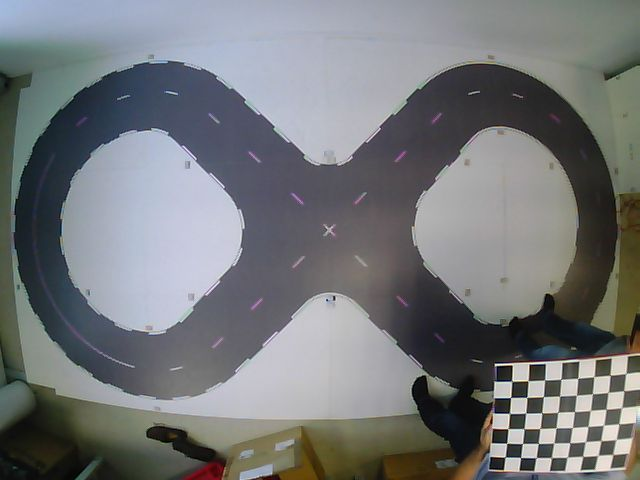
#> input picture computer/gps_camera_calib_folder/calibration1.bmp, 640 x 480 px
$ python gps_camera_roi.py --image calibration1.bmp   (Python 2 division)
#> lines starting #> are read from the running program, lines starting #| are printed output that depends on the picture; long printed decimals are rounded
#!/usr/bin/env python
# -*- coding: utf-8 -

"""
"""

# ----------------------  IMPORTS  -------------------------
import argparse

import cv2
import numpy as np
import pickle

from basics import Line

WIN_WIDTH = 1024
WIN_HEIGHT = 768
CIRCUIT_WIDTH = 4710.  # Unit milimeter
CIRCUIT_HEIGHT = 2325. # Unit milimeter

def parseArguments():
    """
    Parse the command line.
    @return a list of arguments
    """
    parser = argparse.ArgumentParser(
        description="Defines a region of interest.", )

    parser.add_argument("-i", "--image", dest="image", required=True,
                        help="input source path")

    return parser.parse_args()


def nothing(position):
    # print position
    pass

def setXYBounds(image):
    """
    Define a strip of interest by retrieving the Y bounds.
    :param image: image to process
    :return: a tuple with Y bounds
    """
    height, width = image.shape[:2]
    yMin, yMax = height * 5 // 100, height * 95 // 100
    xMin, xMax = width * 5 // 100, width * 95 // 100

    cv2.namedWindow('ROI', cv2.WINDOW_NORMAL)
    cv2.resizeWindow('ROI', WIN_WIDTH, WIN_HEIGHT)
    cv2.createTrackbar('Top', 'ROI', yMin, height, nothing)
    cv2.createTrackbar('Bottom', 'ROI', yMax, height, nothing)
    cv2.createTrackbar('Left', 'ROI', xMin, width, nothing)
    cv2.createTrackbar('Right', 'ROI', xMax, width, nothing)


    while (1):
        output = image.copy()

        yMin = cv2.getTrackbarPos('Top', 'ROI')
        yMax = cv2.getTrackbarPos('Bottom', 'ROI')
        xMin = cv2.getTrackbarPos('Left', 'ROI')
        xMax = cv2.getTrackbarPos('Right', 'ROI')

        cv2.line(output, (0, yMin), (width - 1, yMin), (0, 255, 255), 1)
        cv2.line(output, (0, yMax), (width - 1, yMax), (0, 255, 255), 1)
        cv2.line(output, (xMin, 0), (xMin, height - 1), (0, 255, 255), 1)
        cv2.line(output, (xMax, 0), (xMax, height - 1), (0, 255, 255), 1)
        cv2.line(output, (xMin, yMin), (xMax, yMax), (0, 0, 255), 1)
        cv2.line(output, (xMin, yMax), (xMax, yMin), (0, 0, 255), 1)

        cv2.imshow('ROI', output)
        key = cv2.waitKey(1) & 0xFF
        if key == 27:
            break

    return xMin, xMax, yMin, yMax


def setXYBoundsForCropping(image,roi):
    """
    Define a strip of interest by retrieving the Y bounds.
    :param image: image to process
    :return: a tuple with Y bounds
    """

    # Retreive the first zone coord
    xMin = roi[0]
    xMax = roi[2]
    yMin = roi[1]
    yMax = roi[5]

    # Determine the (x0,y0) for center
    x0 = (xMax - xMin) // 2
    y0 = (yMax - yMin) // 2

    # Compute and determine equation for diagonale
    lines_x = []
    lines_y = []
    lines_x.append(xMin)
    lines_x.append(xMax)
    lines_y.append(yMin)
    lines_y.append(yMax)

    lines_x1 = []
    lines_y1 = []
    lines_x1.append(xMin)
    lines_x1.append(xMax)
    lines_y1.append(yMax)
    lines_y1.append(yMin)


    m, b = np.polyfit(lines_x, lines_y, 1)  # y = m*x + b
    m1, b1 = np.polyfit(lines_x1, lines_y1, 1) # y = m1*x + b1

    XMin = xMin
    YMin = m*XMin + b

    YMax = m1 * XMin + b1
    XMax = (YMax - b) / m

    pixel_width_scale = CIRCUIT_WIDTH/(xMax - xMin)

    cv2.namedWindow('CROP ROI', cv2.WINDOW_NORMAL)
    cv2.resizeWindow('CROP ROI', WIN_WIDTH, WIN_HEIGHT)
    cv2.createTrackbar('ratio', 'CROP ROI', XMin, x0+xMin, nothing)


    while (1):
        output = image.copy()

        XMin = cv2.getTrackbarPos('ratio', 'CROP ROI')
        YMin = m*XMin + b

        YMax = m1 * XMin + b1
        XMax = (YMax - b) / m

        cv2.line(output, (xMin, yMin), (xMax, yMin), (0, 255, 255), 1)
        cv2.line(output, (xMax, yMin), (xMax, yMax), (0, 255, 255), 1)
        cv2.line(output, (xMax, yMax), (xMin, yMax), (0, 255, 255), 1)
        cv2.line(output, (xMin, yMax), (xMin, yMin), (0, 255, 255), 1)
        cv2.line(output, (xMin, yMin), (xMax, yMax), (0, 0, 255), 1)
        cv2.line(output, (xMin, yMax), (xMax, yMin), (0, 0, 255), 1)

        cv2.line(output, (int(XMin), int(YMin)), (xMax, yMax), (255, 0, 0), 1)

        cv2.line(output, (int(XMin), int(YMin)), (int(XMax), int(YMin)), (0, 255, 0), 1)
        cv2.line(output, (int(XMax), int(YMin)), (int(XMax), int(YMax)), (0, 255, 0), 1)
        cv2.line(output, (int(XMax), int(YMax)), (int(XMin), int(YMax)), (0, 255, 0), 1)
        cv2.line(output, (int(XMin), int(YMax)), (int(XMin), int(YMin)), (0, 255, 0), 1)
        if (XMin != xMin):
            #cv2.line(output, (int(XMin), int(y0)), (int(xMin), int(y0)), (255, 0, 0), 1)
            cv2.arrowedLine(output, (int(xMin), int(y0)), (int(XMin), int(y0)), (255, 0, 0), 1, cv2.LINE_AA, 0, 0.25)
        output = cv2.putText(output, 'd= ' + str(round((xMin - XMin) * pixel_width_scale / 10, 2)) + ' cm',
                             (int(xMin), int(y0)), cv2.FONT_HERSHEY_SIMPLEX, 0.65, (0, 255, 0), 1, cv2.LINE_AA)


        cv2.imshow('CROP ROI', output)
        key = cv2.waitKey(1) & 0xFF
        if key == 27:
            break

    return int(XMin), int(XMax), int(YMin), int(YMax)


def detectROI():
    """
    main function
    :return:
    """
    args = parseArguments()
    path = args.image
    image = cv2.imread(path)
#> image is the input picture: shape (480, 640, 3); mean B, G, R 120.6, 118.6, 116.2
    circuit_roi = None
    user_roi = None
    print 'Press Esc key to escape/continue...'
    print 'Image: %s %s' % (path, str(image.shape))
#| Image: calibration1.bmp (480, 640, 3)

    # Define the Rectangle
    xyBounds = setXYBounds(image)
#> (key Esc is pressed here)
#> xyBounds = (32, 608, 24, 456)
    if not xyBounds:
        raise Exception('Fail to define XY bounds')

    circuit_roi = (xyBounds[0], xyBounds[2],
                   xyBounds[1], xyBounds[2],
                   xyBounds[1], xyBounds[3],
                   xyBounds[0], xyBounds[3])
#> circuit_roi = (32, 24, 608, 24, 608, 456, 32, 456)

    # Cropping Rextangle area
    xyCroppedBounds = setXYBoundsForCropping(image, circuit_roi)
#> in setXYBoundsForCropping, `xMin = roi[0]`: xMin = 32
#> in setXYBoundsForCropping, `xMax = roi[2]`: xMax = 608
#> in setXYBoundsForCropping, `yMin = roi[1]`: yMin = 24
#> in setXYBoundsForCropping, `yMax = roi[5]`: yMax = 456
#> in setXYBoundsForCropping, `x0 = (xMax - xMin) // 2`: x0 = 288
#> in setXYBoundsForCropping, `y0 = (yMax - yMin) // 2`: y0 = 216
#> in setXYBoundsForCropping, `m, b = np.polyfit(lines_x, lines_y, 1)`: m = 0.75; b = -5.33e-14
#> in setXYBoundsForCropping, `m1, b1 = np.polyfit(lines_x1, lines_y1, 1)`: m1 = -0.75; b1 = 480
#> in setXYBoundsForCropping, `XMin = xMin`: XMin = 32
#> in setXYBoundsForCropping, `YMin = m*XMin + b`: YMin = 24
#> in setXYBoundsForCropping, `YMax = m1 * XMin + b1`: YMax = 456
#> in setXYBoundsForCropping, `XMax = (YMax - b) / m`: XMax = 608
#> in setXYBoundsForCropping, `pixel_width_scale = CIRCUIT_WIDTH/(xMax - xMin)`: pixel_width_scale = 8.18
#> in setXYBoundsForCropping, `output = cv2.putText(output, 'd= ' + str(round((xMin - XMin) * pixel_w..`:
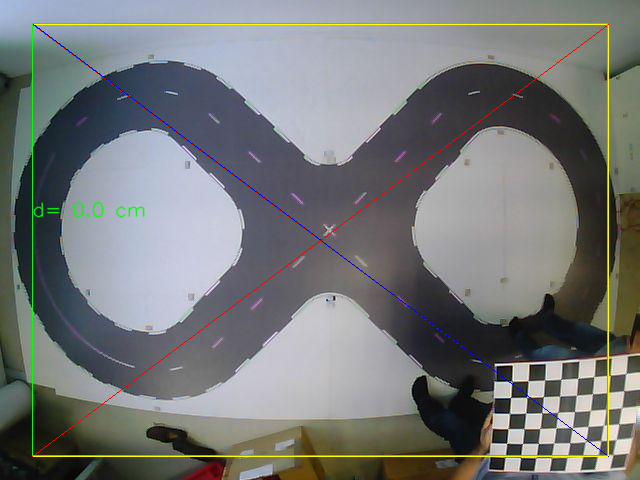
#> output: shape (480, 640, 3); mean B, G, R 119.3, 120, 116.4
#> (key Esc is pressed here)
#> xyCroppedBounds = (32, 607, 23, 455)
    if not xyCroppedBounds:
        raise Exception('Fail to define XY bounds For Cropping Area')

    user_roi = (xyCroppedBounds[0], xyCroppedBounds[2],
                xyCroppedBounds[1], xyCroppedBounds[2],
                xyCroppedBounds[1], xyCroppedBounds[3],
                xyCroppedBounds[0], xyCroppedBounds[3])
#> user_roi = (32, 23, 607, 23, 607, 455, 32, 455)


    # Display Undistorded Image
    cv2.namedWindow('Undist Image:', cv2.WINDOW_NORMAL)
    cv2.imshow('Undist Image:', image)

    img1 = image.copy()
    crop_img = img1[xyCroppedBounds[2]:xyCroppedBounds[3], xyCroppedBounds[0]:xyCroppedBounds[1]] # Crop from x, y, w, h
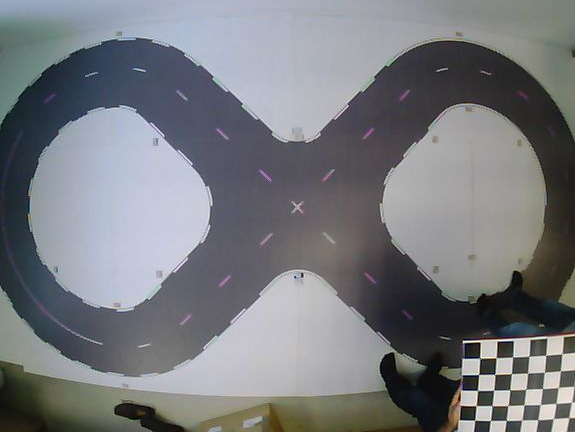
#> crop_img: shape (432, 575, 3); mean B, G, R 125.7, 121.5, 119.3
    # Note: its img[y: y + h, x: x + w] and *not* img[x: x + w, y: y + h]
    img2 = image.copy()
    circuit_img = img2[xyBounds[2]:xyBounds[3], xyBounds[0]:xyBounds[1]] # Crop from x, y, w, h
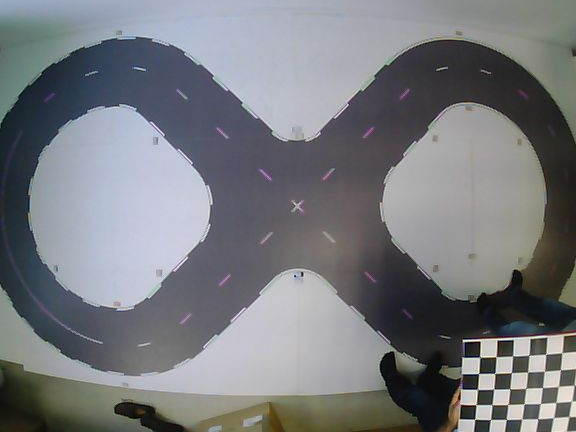
#> circuit_img: shape (432, 576, 3); mean B, G, R 125.4, 121.3, 119.1
    # Note: its img[y: y + h, x: x + w] and *not* img[x: x + w, y: y + h]

    # Display Cropped Image
    cv2.line(crop_img, (0, 0), (crop_img.shape[1] - 1, crop_img.shape[0] - 1), (255, 0, 0), 1)
    cv2.line(crop_img, (0, crop_img.shape[0]), (crop_img.shape[1] - 1, 0), (255, 0, 0), 1)
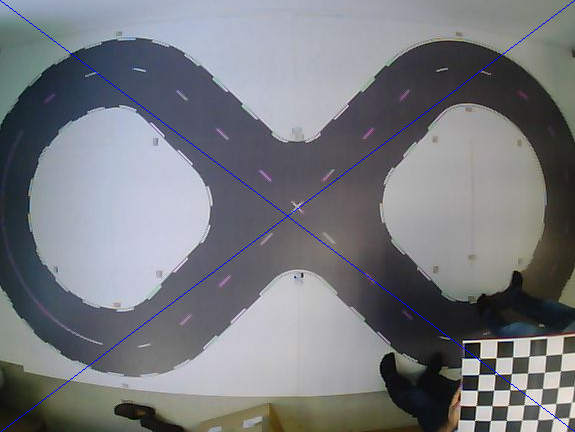
#> crop_img: shape (432, 575, 3); mean B, G, R 126.4, 121.1, 118.9
    # Display Cropped Circuit Image
    cv2.line(circuit_img, (0, 0), (circuit_img.shape[1] - 1, circuit_img.shape[0] - 1), (255, 0, 0), 1)
    cv2.line(circuit_img, (0, circuit_img.shape[0]), (circuit_img.shape[1] - 1, 0), (255, 0, 0), 1)
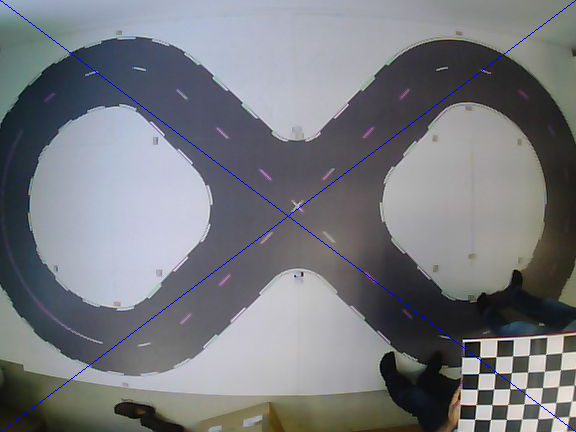
#> circuit_img: shape (432, 576, 3); mean B, G, R 126.1, 120.9, 118.6

    pixel_width_scale = CIRCUIT_WIDTH/circuit_img.shape[1]
#> pixel_width_scale = 8.18
    pixel_height_scale = CIRCUIT_HEIGHT/circuit_img.shape[0]
#> pixel_height_scale = 5.38
    scale_XY = (pixel_width_scale, pixel_height_scale)
#> scale_XY = (8.18, 5.38)
    print ('Width:', circuit_img.shape[1], 'PX WIDTH SCALE = ', pixel_width_scale, 'Height:', circuit_img.shape[0], 'PX HEIGHT SCALE = ', pixel_height_scale)
#| Width: 576 PX WIDTH SCALE =  8.177 Height: 432 PX HEIGHT SCALE =  5.382

    cv2.putText(crop_img, 'Width  Axis: 1px = ' + str(round(pixel_width_scale, 2)) + ' mm', (1, 20), cv2.FONT_HERSHEY_SIMPLEX, 0.75, (0, 255, 0), 2, cv2.LINE_AA)
    cv2.putText(crop_img, 'Height Axis: 1px = ' + str(round(pixel_height_scale, 2)) + ' mm', (1, 40), cv2.FONT_HERSHEY_SIMPLEX, 0.75, (0, 255, 0), 2, cv2.LINE_AA)
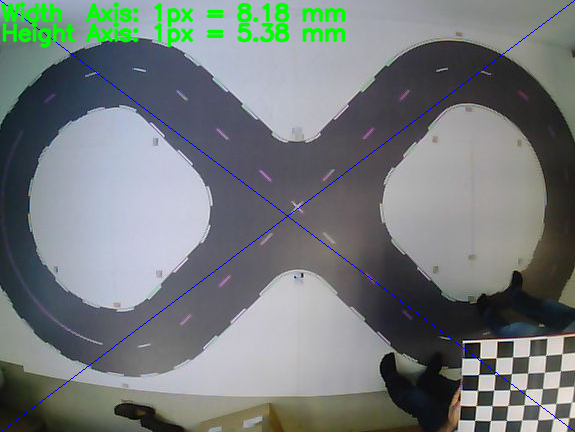
#> crop_img: shape (432, 575, 3); mean B, G, R 123, 122.8, 115.9


    cv2.namedWindow('Circuit Image:', cv2.WINDOW_NORMAL)
    cv2.resizeWindow('Circuit Image:', WIN_WIDTH, WIN_HEIGHT)
    cv2.imshow('Circuit Image:', circuit_img)

    cv2.namedWindow('Cropped Image:', cv2.WINDOW_NORMAL)
    cv2.resizeWindow('Cropped Image:', WIN_WIDTH, WIN_HEIGHT)
    cv2.imshow('Cropped Image:', crop_img)


    key = cv2.waitKey(0) & 0xFF
#> (key Esc is pressed here)

    # Create Dictionary for Rectangle ROI
    save_dict = {'roi': circuit_roi, 'user_roi': user_roi, 'scale': scale_XY}
#> save_dict = {'roi': (32, 24, 608, 24, 608, 456, 32, 456), 'user_roi': (32, 23, 607, 23, 607, 455, 32, 455), 'scale': (8.18, 5.38)}

    # Save the rectangle coord into a file (serialization)
    pos = path.rfind('.')
    if pos != -1:
        rectangle_roi_file = path[:pos] + '.tpz'
        with open(rectangle_roi_file, 'wb') as h:
            pickle.dump(save_dict, h, protocol=2)

    cv2.destroyAllWindows()


# ----------------------  MAIN  ----------------------------
if __name__ == '__main__':
    detectROI()

$ run again, on computer/gps_camera_calib_folder/calibration14.bmp
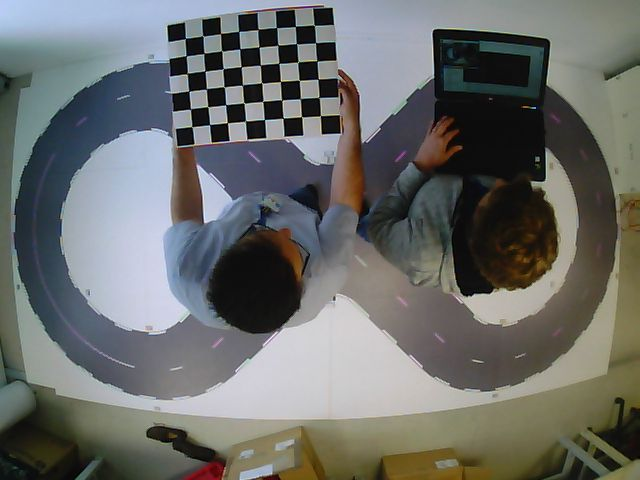
#> input picture computer/gps_camera_calib_folder/calibration14.bmp, 640 x 480 px
#> in detectROI, image is the input picture: shape (480, 640, 3); mean B, G, R 106.5, 108.6, 106.7
#| Image: calibration14.bmp (480, 640, 3)
#> xyBounds = (32, 608, 24, 456)
#> circuit_roi = (32, 24, 608, 24, 608, 456, 32, 456)
#> in setXYBoundsForCropping, `xMin = roi[0]`: xMin = 32
#> in setXYBoundsForCropping, `xMax = roi[2]`: xMax = 608
#> in setXYBoundsForCropping, `yMin = roi[1]`: yMin = 24
#> in setXYBoundsForCropping, `yMax = roi[5]`: yMax = 456
#> x0 = 288
#> y0 = 216
#> m = 0.75; b = -5.33e-14
#> m1 = -0.75; b1 = 480
#> XMin = 32
#> YMin = 24
#> YMax = 456
#> XMax = 608
#> in setXYBoundsForCropping, `pixel_width_scale = CIRCUIT_WIDTH/(xMax - xMin)`: pixel_width_scale = 8.18
#> in setXYBoundsForCropping, `output = cv2.putText(output, 'd= ' + str(round((xMin - XMin) * pixel_w..`:
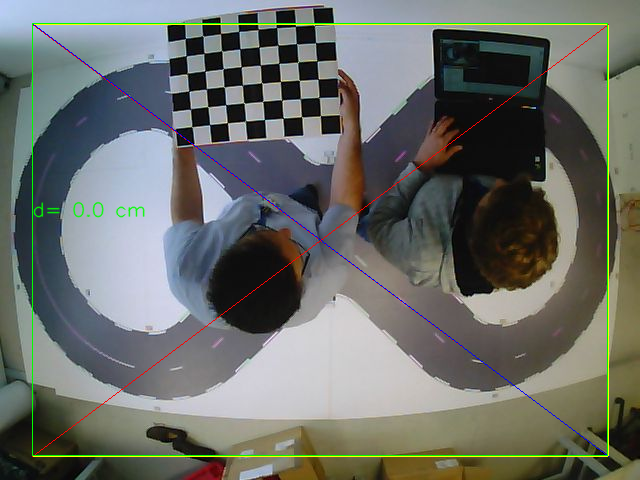
#> output: shape (480, 640, 3); mean B, G, R 105.3, 110, 106.9
#> xyCroppedBounds = (32, 607, 23, 455)
#> user_roi = (32, 23, 607, 23, 607, 455, 32, 455)
#| Width: 576 PX WIDTH SCALE =  8.177 Height: 432 PX HEIGHT SCALE =  5.382
#> in detectROI, `cv2.putText(crop_img, 'Height Axis: 1px = ' + str(round(pixel_height_s..`:
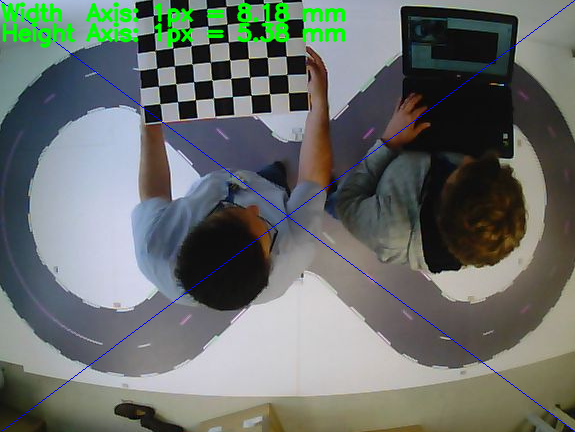
#> crop_img: shape (432, 575, 3); mean B, G, R 106.9, 110.9, 104.6
#> save_dict = {'roi': (32, 24, 608, 24, 608, 456, 32, 456), 'user_roi': (32, 23, 607, 23, 607, 455, 32, 455), 'scale': (8.18, 5.38)}
